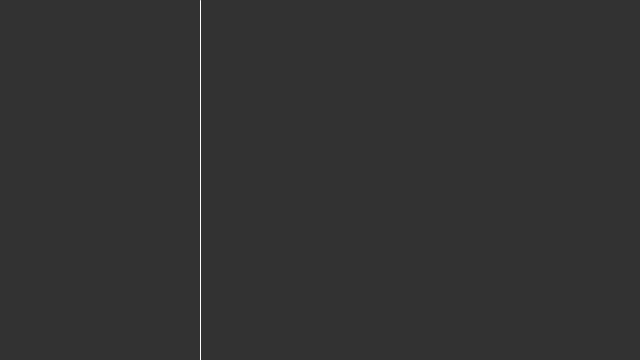
Frame 1 (no input)
Frame 60 (the mouse pressed at the canvas centre just before this capture): identical to frame 1, image omitted
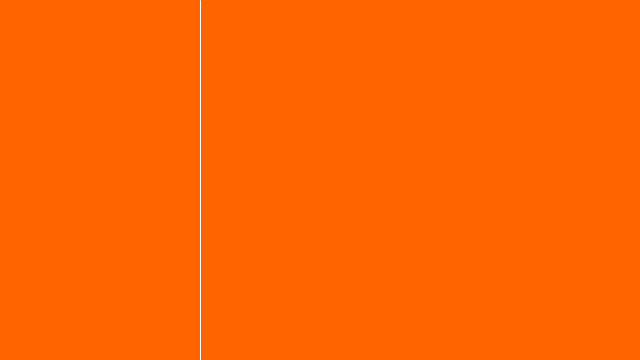
Frame 120 (the mouse held since frame 60 and released just before this capture)

The Processing sketch that drew these frames (run headless with seeded random() and noise(); from frame 60 on, the mouse is pressed at the canvas centre):

// Processing sketch: sketch_5_1
// ── sketch_5_1.pde

void setup() {
  size(640, 360);
}

void draw() {
  background(50);

  if (mouseX > 200) {
    background(255, 100, 0);
  }
  
  stroke(255);
  line(200,0,200,height);
}
